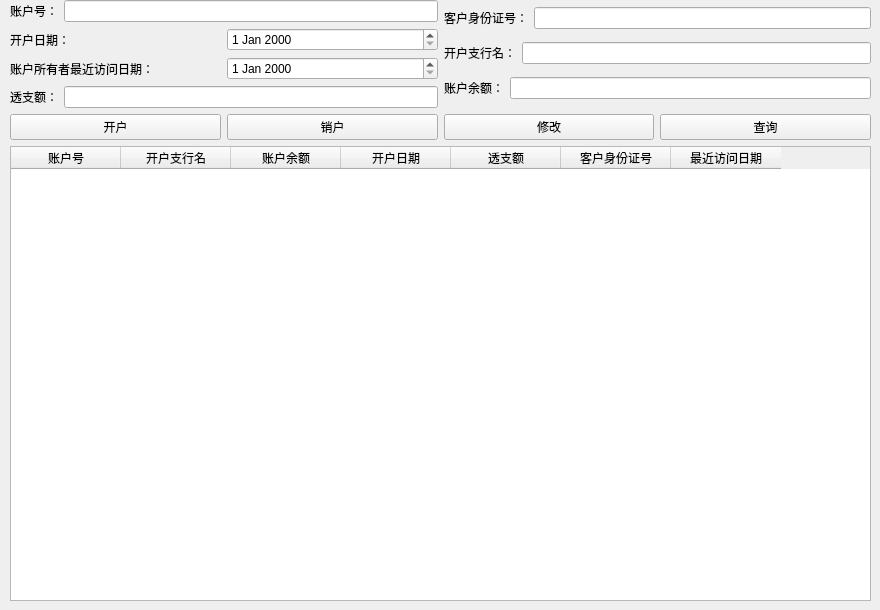
      <widget class="QWidget" name="tab_6">
       <attribute name="title">
        <string>支票账户</string>
       </attribute>
       <widget class="QWidget" name="">
        <property name="geometry">
         <rect>
          <x>10</x>
          <y>0</y>
          <width>861</width>
          <height>601</height>
         </rect>
        </property>
        <layout class="QVBoxLayout" name="verticalLayout_35">
         <item>
          <layout class="QVBoxLayout" name="verticalLayout_27">
           <item>
            <layout class="QHBoxLayout" name="horizontalLayout_52">
             <item>
              <layout class="QVBoxLayout" name="verticalLayout_28">
               <item>
                <layout class="QVBoxLayout" name="verticalLayout_29">
                 <item>
                  <layout class="QHBoxLayout" name="horizontalLayout_53">
                   <item>
                    <layout class="QHBoxLayout" name="horizontalLayout_78">
                     <item>
                      <widget class="QLabel" name="label_44">
                       <property name="text">
                        <string>账户号：</string>
                       </property>
                      </widget>
                     </item>
                     <item>
                      <widget class="QLineEdit" name="Account_Id_Check"/>
                     </item>
                    </layout>
                   </item>
                  </layout>
                 </item>
                 <item>
                  <layout class="QHBoxLayout" name="horizontalLayout_56">
                   <item>
                    <widget class="QLabel" name="label_39">
                     <property name="text">
                      <string>开户日期：</string>
                     </property>
                    </widget>
                   </item>
                   <item>
                    <widget class="QDateEdit" name="Account_OpenDate_Check"/>
                   </item>
                  </layout>
                 </item>
                 <item>
                  <layout class="QHBoxLayout" name="horizontalLayout_57">
                   <item>
                    <widget class="QLabel" name="label_45">
                     <property name="text">
                      <string>账户所有者最近访问日期：</string>
                     </property>
                    </widget>
                   </item>
                   <item>
                    <widget class="QDateEdit" name="Account_RecentVisitDate_Check"/>
                   </item>
                  </layout>
                 </item>
                 <item>
                  <layout class="QHBoxLayout" name="horizontalLayout_58">
                   <item>
                    <widget class="QLabel" name="label_47">
                     <property name="text">
                      <string>透支额：</string>
                     </property>
                    </widget>
                   </item>
                   <item>
                    <widget class="QLineEdit" name="Account_InterestRate_Check"/>
                   </item>
                  </layout>
                 </item>
                </layout>
               </item>
              </layout>
             </item>
             <item>
              <layout class="QVBoxLayout" name="verticalLayout_30">
               <item>
                <layout class="QVBoxLayout" name="verticalLayout_31">
                 <item>
                  <layout class="QHBoxLayout" name="horizontalLayout_84">
                   <item>
                    <layout class="QHBoxLayout" name="horizontalLayout_85">
                     <item>
                      <widget class="QLabel" name="label_61">
                       <property name="text">
                        <string>客户身份证号：</string>
                       </property>
                      </widget>
                     </item>
                     <item>
                      <widget class="QLineEdit" name="Account_CustomerId_Check"/>
                     </item>
                    </layout>
                   </item>
                  </layout>
                 </item>
                 <item>
                  <layout class="QHBoxLayout" name="horizontalLayout_86">
                   <item>
                    <widget class="QLabel" name="label_62">
                     <property name="text">
                      <string>开户支行名：</string>
                     </property>
                    </widget>
                   </item>
                   <item>
                    <widget class="QLineEdit" name="Account_BankName_Check"/>
                   </item>
                  </layout>
                 </item>
                 <item>
                  <layout class="QHBoxLayout" name="horizontalLayout_87">
                   <item>
                    <widget class="QLabel" name="Account_Money_4">
                     <property name="text">
                      <string>账户余额：</string>
                     </property>
                    </widget>
                   </item>
                   <item>
                    <widget class="QLineEdit" name="Account_Balance_Check">
                     <property name="text">
                      <string/>
                     </property>
                    </widget>
                   </item>
                  </layout>
                 </item>
                 <item>
                  <layout class="QHBoxLayout" name="horizontalLayout_88"/>
                 </item>
                </layout>
               </item>
              </layout>
             </item>
            </layout>
           </item>
           <item>
            <layout class="QHBoxLayout" name="horizontalLayout_89">
             <item>
              <widget class="QPushButton" name="Account_Open_Check">
               <property name="text">
                <string>开户</string>
               </property>
              </widget>
             </item>
             <item>
              <widget class="QPushButton" name="Account_Del_Check">
               <property name="text">
                <string>销户</string>
               </property>
              </widget>
             </item>
             <item>
              <widget class="QPushButton" name="Account_Change_Check">
               <property name="text">
                <string>修改</string>
               </property>
              </widget>
             </item>
             <item>
              <widget class="QPushButton" name="Account_Query_Check">
               <property name="text">
                <string>查询</string>
               </property>
              </widget>
             </item>
            </layout>
           </item>
          </layout>
         </item>
         <item>
          <widget class="QTableWidget" name="Check_tableWidget">
           <attribute name="horizontalHeaderDefaultSectionSize">
            <number>110</number>
           </attribute>
           <column>
            <property name="text">
             <string>账户号</string>
            </property>
           </column>
           <column>
            <property name="text">
             <string>开户支行名</string>
            </property>
           </column>
           <column>
            <property name="text">
             <string>账户余额</string>
            </property>
           </column>
           <column>
            <property name="text">
             <string>开户日期</string>
            </property>
           </column>
           <column>
            <property name="text">
             <string>透支额</string>
            </property>
           </column>
           <column>
            <property name="text">
             <string>客户身份证号</string>
            </property>
           </column>
           <column>
            <property name="text">
             <string>最近访问日期</string>
            </property>
           </column>
          </widget>
         </item>
        </layout>
       </widget>
      </widget>
